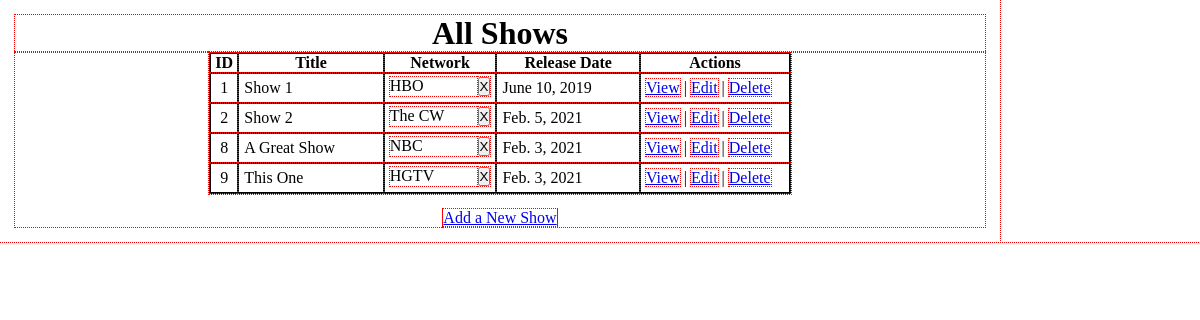
/shows, run on the app's committed database.
### restful_tv_app/models.py (models this page shows)
class TV_Show(models.Model):
    title = models.CharField(max_length=255)
    networks = models.ManyToManyField(Network, related_name="shows")
    release_date = models.DateField()
    desc = models.TextField()
    created_at = DateTimeField(auto_now_add=True)
    updated_at = DateTimeField(auto_now=True)
    objects = TV_Show_Manager()

class Network(models.Model):
    name = CharField(max_length=255)
    created_at = DateTimeField(auto_now_add=True)
    updated_at = DateTimeField(auto_now=True)
    objects = Network_Manager()

### restful_tv_app/views.py (the view)
# urls.py: path('shows', views.shows),
def shows(request):
    context = {
        "shows": TV_Show.objects.all()
    }
    return render(request, "shows.html", context)

### restful_tv_app/templates/shows.html (shortened to what this page needs)
<!DOCTYPE html>
<html lang="en">
<head>
    {% load static %}
    <link rel="stylesheet" href="{% static 'css/style.css' %}">
</head>
<body>
    <div class="wrapper">
        <header class="page_header shows_page_header">
            <h1>All Shows</h1>
        </header>
        <main class="main_content">
            <div class="display_table">
                <table class="all_shows_table">
                    <tr class="table_headings">
                        <th class="id_heading headings">ID</th>
                        <th class="title_heading headings">Title</th>
                        <th class="network_heading headings">Network</th>
                        <th class="release_date_heading headings">Release Date</th>
                        <th class="actions_heading headings">Actions</th>
                    </tr>
                    {% for show in shows %}
                    <tr class="table_row">
                        <td class="show_id data_cells">{{show.id}}</td>
                        <td class="show_title data_cells">{{show.title}}</td>
                        <td class="show_network data_cells">
                            {% for network in show.networks.all %}
                            <div class="network_sections">
                                {{network.name}}
                                <form action="/shows/{{show.id}}/{{network.id}}/remove_network" class="remove_network">
                                    <button type="submit">X</button>
                                </form>
                            </div>
                            {% endfor %}
                        </td>
                        <td class="show_release_date data_cells">{{show.release_date}}</td>
                        <td class="show_actions data_cells">
                            <a href="/shows/{{show.id}}">View</a> |
                            <a href="/shows/{{show.id}}/edit">Edit</a> |
                            <a href="/shows/{{show.id}}/delete">Delete</a>
                        </td>
                    </tr>
                    {% endfor %}
                </table>
            </div>
            <div class="add_a_show_link_container">
                <a href="/shows/new">Add a New Show</a>
            </div>
        </main>
    </div>
</body>
</html>

### restful_tv_app/static/css/style.css (style rules this page uses)
* { padding: 0; margin: 0; box-sizing: border-box; vertical-align: text-top; outline: 1px dotted red; }
.wrapper { width: 1000px; padding: 15px; }
.page_header { width: 100%; }
.shows_page_header { text-align: center; }
.main_content { width: 100%; display: flex; flex-direction: column; align-items: center; }
.display_table { width: 60%; }
.all_shows_table { width: 100%; border: 1px solid black; border-spacing: 0; }
.headings { border: 1px solid black; }
.actions_heading { width: 150px; }
.data_cells { padding: 3px 5px 3px 5px; border: 1px solid black; vertical-align: middle; }
.show_id { text-align: center; }
.network_sections { display: flex; justify-content: space-between; margin-bottom: 3px; }
.show_network { display: flex; flex-direction: column; }
.add_a_show_link_container { margin-top: 15px; }

### data on the page
TV_Show: id "1", title "Show 1", release_date "June 10, 2019"
Network: name "HBO"
TV_Show: id "2", title "Show 2", release_date "Feb. 5, 2021"
Network: name "The CW"
TV_Show: id "8", title "A Great Show", release_date "Feb. 3, 2021"
Network: name "NBC"
TV_Show: id "9", title "This One", release_date "Feb. 3, 2021"
Network: name "HGTV"
